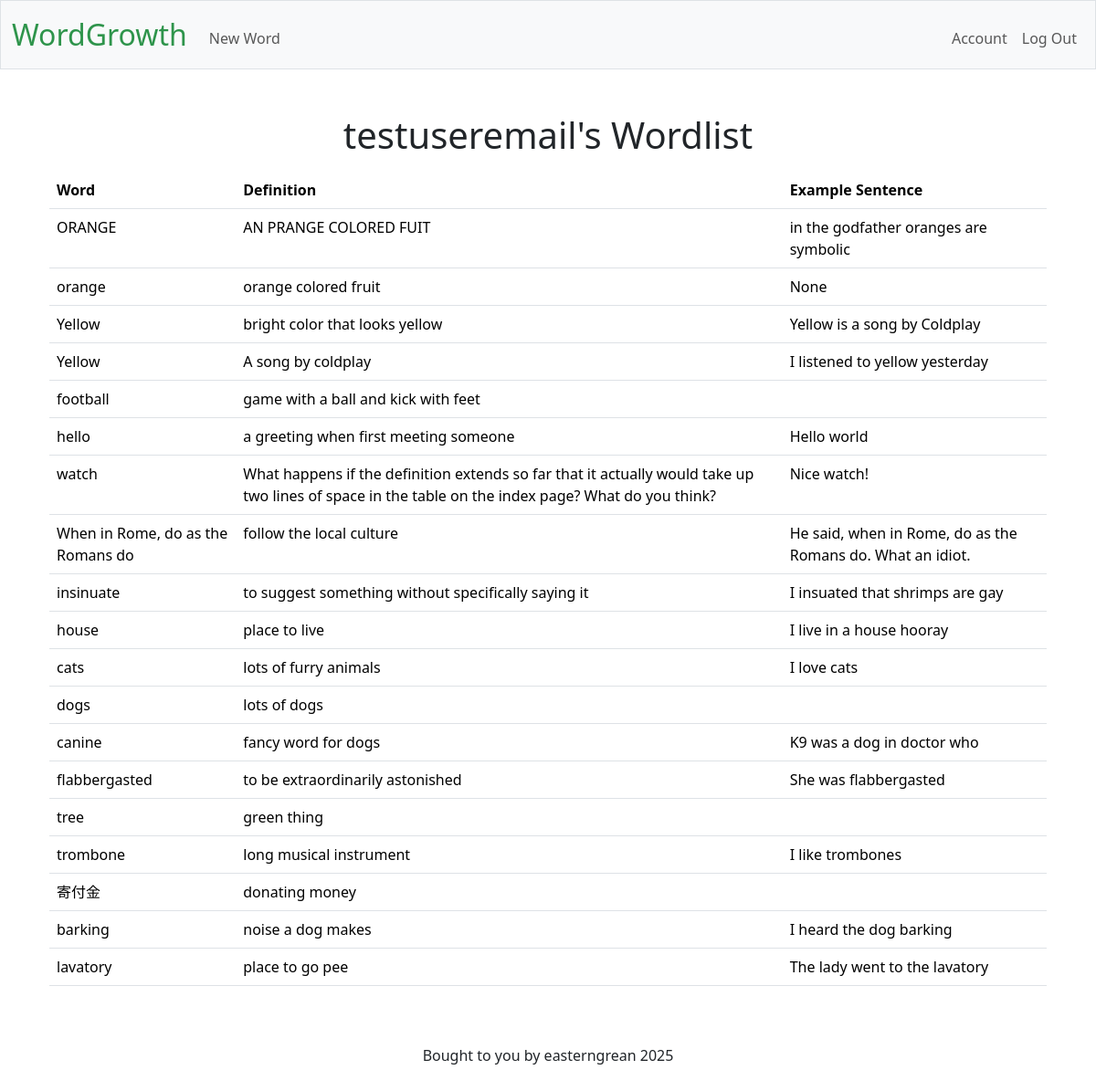
Page / (signed in) on the earlier database version.
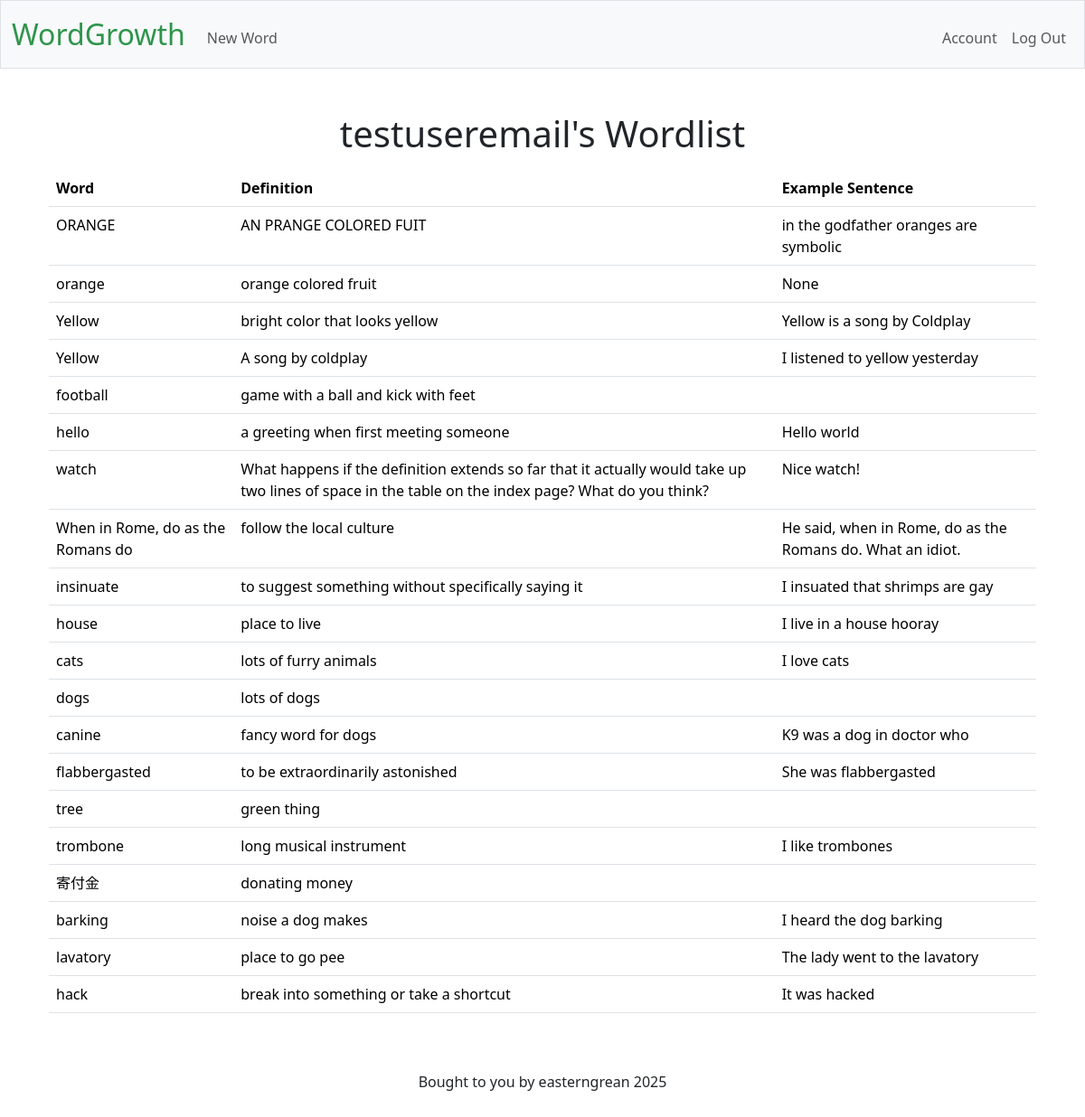
Same page on the later database version.
### tables this page shows
CREATE TABLE users (id INTEGER PRIMARY KEY AUTOINCREMENT, username VARCHAR(22) NOT NULL UNIQUE, email TEXT UNIQUE, password_hash VARCHAR(20) NOT NULL);

CREATE TABLE "vocabulary" (id INTEGER PRIMARY KEY AUTOINCREMENT, user_id INTEGER, word TEXT NOT NULL, definition TEXT, notes TEXT, example_sentence TEXT, example_media TEXT, media_type TEXT, article_excerpt TEXT, FOREIGN KEY (user_id) REFERENCES users(id));

### app.py (the view)
@app.route("/")
def show_words():
    conn = get_db_connection()
    cursor = conn.cursor()
    if not session.get("user_id"):
        return redirect(url_for("login"))
    else:
        cursor.execute(
            "SELECT * FROM users WHERE id = ?", [session['user_id']]
            )
        user = cursor.fetchone()
        cursor.execute(
            "SELECT * FROM vocabulary WHERE user_id = ?", [session['user_id']]
            )
        rows = cursor.fetchall()
        return render_template("index.html", rows=rows, user=user)

### app.py (called while the page is built)
@app.teardown_appcontext
def close_db_connection(exception):
    db = g.pop('db', None)
    if db is not None:
        db.close()

### helpers.py (called while the page is built)
def get_db_connection():
    if 'db' not in g:
        g.db = sqlite3.connect(DATABASE)
        g.db.execute("PRAGMA foreign_keys = ON")  # Enables foreign key checks
        g.db.row_factory = sqlite3.Row # enables dictionaries to be returned not just tuples
    return g.db

### templates/index.html (shortened to what this page needs)
{% extends "layout.html" %}
{% block main %}
    <div class="container" mb-3><h1>{{ user["username"] }}'s Wordlist</h1></div>
    <div class="container mt-3">
        <table class="table table-hover">
            <thead>
                <tr>
                    <th class="text-start">Word</th>
                    <th class="text-start">Definition</th>
                    <th class="text-start">Example Sentence</th>
                </tr>
            </thead>
            <tbody>
                {% for row in rows %}
                <tr class="clickable-row" data-href="{{ url_for('word_view', word_id=row['id']) }}">
                    <td class="text-start">{{ row["word"] }}</td>
                    <td class="text-start">{{ row["definition"] }}</td>
                    <td class="text-start">{{ row["example_sentence"] }}</td>
                </tr>
                {% endfor %}
            </tbody>
        </table>
    </div>
{% endblock %}

### templates/layout.html (shortened to what this page needs)
<!DOCTYPE html>
<html lang="en">
    <head>
        <link rel="stylesheet" href="/static/styles.css">
        <link href="https://cdn.jsdelivr.net/npm/bootstrap@5.3.3/dist/css/bootstrap.min.css" rel="stylesheet"
>
    </head>
    <body>
        <nav class="bg-light border navbar navbar-expand-md navbar-light">
            <div class="container-fluid">
                <a class="navbar-brand" href="/"><span class="green">WordGrowth</span></a>
                <div class="collapse navbar-collapse" id="navbar">
                    {% if session["user_id"] %}
                        <ul class="navbar-nav me-auto mt-2">
                            <li class="nav-item"><a class="nav-link" href="/new_word">New Word</a></li>
                        </ul>
                        <ul class="navbar-nav ms-auto mt-2">
                            <li class="nav-item"><a class="nav-link" href="/account">Account</a></li>
                            <li class="nav-item"><a class="nav-link" href="/logout">Log Out</a></li>
                        </ul>
                    {% else %}
                        <ul class="navbar-nav ms-auto mt-2">
                            <li class="nav-item"><a class="nav-link" href="/register">Register</a></li>
                            <li class="nav-item"><a class="nav-link" href="/login">Log In</a></li>
                        </ul>
                    {% endif %}
                </div>
            </div>
        </nav>
        <main class="container py-5 text-center">
            {% block main %}{% endblock %}
        </main>
    </body>
    <footer class="mb-5">
        <p class="text-center">Bought to you by easterngrean 2025</p>
    </footer>
</html>

### static/styles.css (style rules this page uses)
nav .navbar-brand { font-size: xx-large; }
nav .navbar-brand .green { color: #2e944b; }

Differences in the rows shown:
added vocabulary: word "hack", definition "break into something or take a shortcut", example_sentence "It was hacked"
